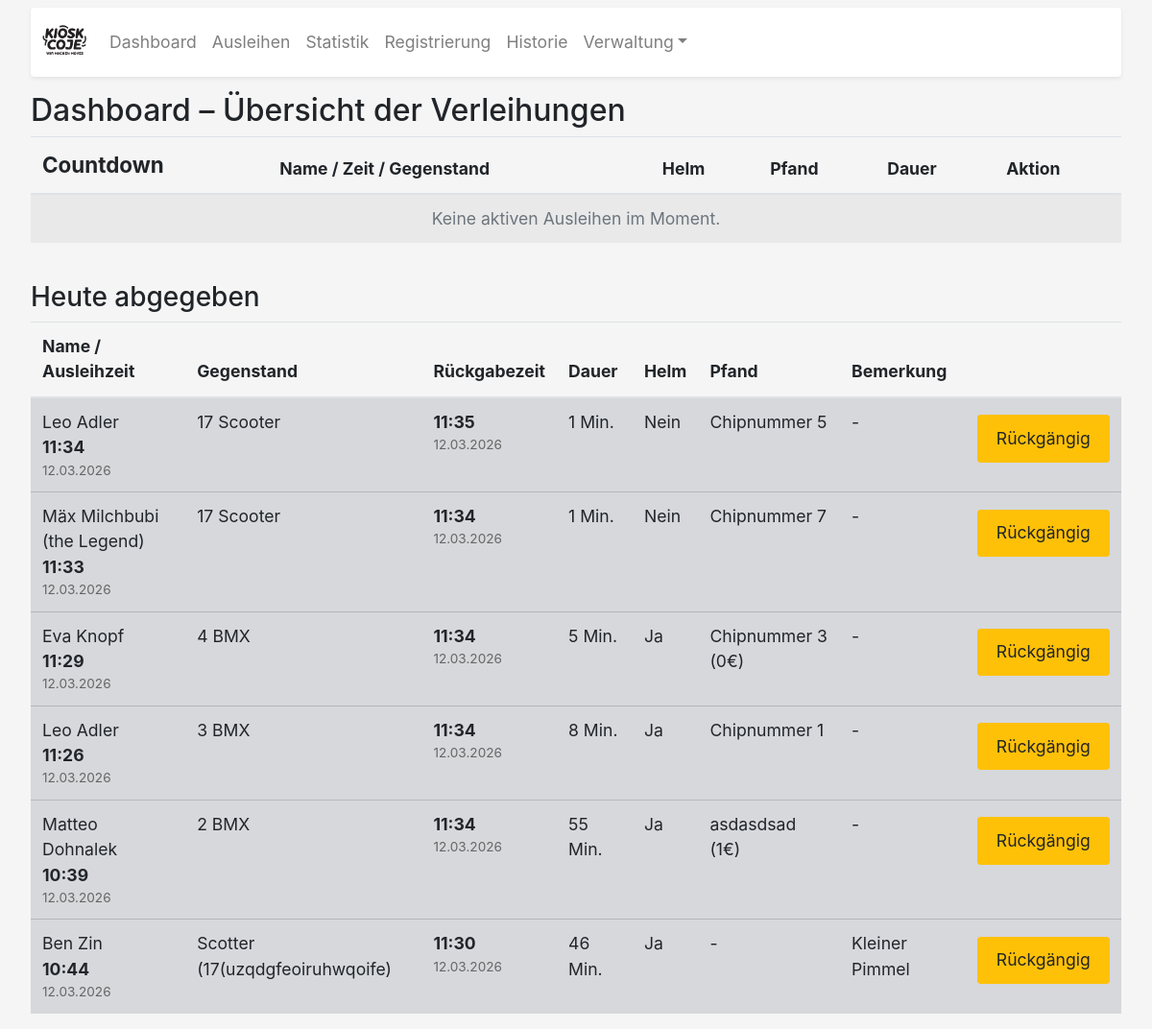
/dashboard, run on the app's committed database.
### app.py (models this page shows, shortened)
class Verleihung(db.Model):
    id = db.Column(db.Integer, primary_key=True)
    ausleiher_id = db.Column(db.Integer, db.ForeignKey('ausleiher.id'), nullable=False)
    objekt_id = db.Column(db.Integer, db.ForeignKey('objekt.id'), nullable=False)
    start_time = db.Column(db.DateTime(timezone=True), nullable=False)
    planned_duration = db.Column(db.Float, nullable=False)
    actual_duration = db.Column(db.Float)
    end_time = db.Column(db.DateTime(timezone=True), nullable=False)
    status = db.Column(db.String(20), default="Ausgeliehen")
    return_time = db.Column(db.DateTime(timezone=True))
    pfand_text = db.Column(db.Text)
    pfand_euro = db.Column(db.Float)
    helm_status = db.Column(db.String(20))
    helm_other = db.Column(db.String(200))
    return_note = db.Column(db.Text)
    ausleiher = db.relationship('Ausleiher', backref=db.backref('verleihungen', lazy=True))
    objekt = db.relationship('Objekt', backref=db.backref('verleihungen', lazy=True))

class Ausleiher(db.Model):
    id = db.Column(db.Integer, primary_key=True)
    first_name = db.Column(db.String(50), nullable=False)
    last_name = db.Column(db.String(50), nullable=False)
    contact = db.Column(db.String(200))
    bemerkung = db.Column(db.Text, default='')
    date_of_birth = db.Column(db.Date, nullable=False)
    agb_accepted = db.Column(db.Boolean, nullable=False)
    liability_accepted = db.Column(db.Boolean, nullable=False)
    signature_data = db.Column(db.Text)
    vertragsdatum = db.Column(db.DateTime(timezone=True), default=lambda: datetime.now(BERLIN))
    @property
    def name(self):
        return f"{self.first_name} {self.last_name}"

class Objekt(db.Model):
    id = db.Column(db.Integer, primary_key=True)
    name = db.Column(db.String(100), unique=True, nullable=False)
    beschreibung = db.Column(db.String(200))
    category = db.Column(db.String(50), nullable=False, default='Sonstiges')

### app.py (the view)
@app.route('/dashboard')
def dashboard():
    today = date.today()
    now = datetime.now(BERLIN)
    is_friday = now.weekday() == 4  # 4 = Freitag
    active = Verleihung.query.filter_by(status='Ausgeliehen').all()
    returned = (Verleihung.query
                .filter(Verleihung.status == 'Zurückgegeben',
                        func.date(Verleihung.return_time) == today)
                .order_by(Verleihung.return_time.desc())
                .all())
    return render_template('dashboard.html',
                           active=active,
                           returned=returned,
                           now=now,
                           is_friday=is_friday)

### app.py (called while the page is built)
@app.context_processor
def inject_now():
    return {'now': lambda: datetime.now(BERLIN)}

### templates/dashboard.html (shortened to what this page needs)
{% extends "base.html" %}
{% block content %}
<div class="mt-3">
  <h2>Dashboard – Übersicht der Verleihungen</h2>
  <div class="table-responsive">
    <table class="table table-striped">
      <thead>
        <tr>
          <th style="font-size:1.4rem;">Countdown</th>
          <th>Name / Zeit / Gegenstand</th>
          <th>Helm</th>
          <th>Pfand</th>
          <th>Dauer</th>
          <th>Aktion</th>
        </tr>
      </thead>
      <tbody>
        {% if active %}
          {% for r in active %}
          <tr id="row-{{ r.id }}">
            <td style="font-size:1.4rem;">
              <span class="countdown"
                    data-row-id="{{ r.id }}"
                    data-endtime="{{ r.end_time.isoformat() }}"
                    id="timer-{{ r.id }}"></span>
            </td>
            <td>
              <span class="time-display">{{ r.start_time.strftime("%H:%M") }}</span>
              <div class="date-display">{{ r.start_time.strftime("%d.%m.%Y") }}</div>
              {{ r.ausleiher.name }} – {{ r.objekt.name }}
            </td>
            <td>
              {% if r.helm_status %}
                {{ r.helm_status }}{% if r.helm_status == "Andere" and r.helm_other %} ({{ r.helm_other }}){% endif %}
              {% else %}-{% endif %}
            </td>
            <td>
              {% if r.pfand_text %}
                {{ r.pfand_text }}{% if r.pfand_euro %} ({{ r.pfand_euro|int }}€){% endif %}
              {% else %}-{% endif %}
            </td>
            <td>
              {% if r.actual_duration is not none %}
                {{ r.actual_duration | format_duration }}
              {% else %}-{% endif %}
            </td>
            <td>
              <form action="{{ url_for('zurueckgeben_prompt', verleih_id=r.id) }}" method="POST" class="d-inline">
                <button type="submit" class="btn btn-sm btn-success">Zurückgeben</button>
              </form>
              <a href="{{ url_for('zurueckgeben_form', verleih_id=r.id) }}"
                 class="btn btn-sm btn-info mt-1">Mit Notiz</a>
            </td>
          </tr>
          {% endfor %}
        {% else %}
          <tr>
            <td colspan="6" class="text-center text-muted">Keine aktiven Ausleihen im Moment.</td>
          </tr>
        {% endif %}
      </tbody>
    </table>
  </div>
  <h3 class="mt-4">Heute abgegeben</h3>
  <div class="table-responsive">
    <table class="table table-striped">
      <thead>
        <tr>
          <th>Name / Ausleihzeit</th>
          <th>Gegenstand</th>
          <th>Rückgabezeit</th>
          <th>Dauer</th>
          <th>Helm</th>
          <th>Pfand</th>
          <th>Bemerkung</th>
          <th></th>
        </tr>
      </thead>
      <tbody>
        {% for r in returned %}
        <tr class="table-secondary">
          <td>
            {{ r.ausleiher.name }}<br>
            <span class="time-display">{{ r.start_time.strftime("%H:%M") }}</span>
            <div class="date-display">{{ r.start_time.strftime("%d.%m.%Y") }}</div>
          </td>
          <td>{{ r.objekt.name }}</td>
          <td>
            <span class="time-display">{{ r.return_time.strftime("%H:%M") }}</span>
            <div class="date-display">{{ r.return_time.strftime("%d.%m.%Y") }}</div>
          </td>
          <td>
            {% set dur = r.actual_duration %}
            {% if dur >= 1 %}
              {{ "{:.2f}".format(dur).replace('.', ',') }} Std.
            {% else %}
              {{ "{:.0f}".format(dur * 60) }} Min.
            {% endif %}
          </td>
          <td>
            {% if r.helm_status %}
              {{ r.helm_status }}{% if r.helm_status == "Andere" and r.helm_other %} ({{ r.helm_other }}){% endif %}
            {% else %}-{% endif %}
          </td>
          <td>
            {% if r.pfand_text %}
              {{ r.pfand_text }}{% if r.pfand_euro %} ({{ r.pfand_euro|int }}€){% endif %}
            {% else %}-{% endif %}
          </td>
          <td>{{ r.return_note or '-' }}</td>
          <td>
            {% if r.status == 'Zurückgegeben' %}
            <form action="{{ url_for('undo_rueckgabe', verleih_id=r.id) }}" method="POST" class="d-inline">
              <button type="submit" class="btn btn-warning btn-sm">Rückgängig</button>
            </form>
            {% endif %}
          </td>
        </tr>
        {% endfor %}
      </tbody>
    </table>
  </div>
</div>
{% endblock %}

### templates/base.html (style rules this page uses)
body { font-size: 1.1rem; background-color: #f5f5f5; }
.btn { font-size: 1.1rem; padding: 0.65rem 1.2rem; margin: 0.35rem 0; }
.date-display { font-size: 0.85rem; color: #666; }
.time-display { font-weight: bold; }

### data on the page
Verleihung: ausleiher.name "Leo Adler", start_time "11:34", start_time "12.03.2026", objekt.name "17 Scooter", return_time "11:35", return_time "12.03.2026", dur*60 "1", helm_status "Nein", pfand_text "Chipnummer 5", return_note "-"
Verleihung: ausleiher.name "Mäx Milchbubi (the Legend)", start_time "11:33", start_time "12.03.2026", objekt.name "17 Scooter", return_time "11:34", return_time "12.03.2026", dur*60 "1", helm_status "Nein", pfand_text "Chipnummer 7", return_note "-"
Verleihung: ausleiher.name "Eva Knopf", start_time "11:29", start_time "12.03.2026", objekt.name "4 BMX", return_time "11:34", return_time "12.03.2026", dur*60 "5", helm_status "Ja", pfand_text "Chipnummer 3", pfand_euro "0", return_note "-"
Verleihung: ausleiher.name "Leo Adler", start_time "11:26", start_time "12.03.2026", objekt.name "3 BMX", return_time "11:34", return_time "12.03.2026", dur*60 "8", helm_status "Ja", pfand_text "Chipnummer 1", return_note "-"
Verleihung: ausleiher.name "Matteo Dohnalek", start_time "10:39", start_time "12.03.2026", objekt.name "2 BMX", return_time "11:34", return_time "12.03.2026", dur*60 "55", helm_status "Ja", pfand_text "asdasdsad", pfand_euro "1", return_note "-"
Verleihung: ausleiher.name "Ben Zin", start_time "10:44", start_time "12.03.2026", objekt.name "Scotter (17(uzqdgfeoiruhwqoife)", return_time "11:30", return_time "12.03.2026", dur*60 "46", helm_status "Ja", return_note "Kleiner Pimmel"
